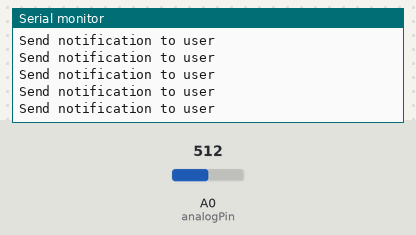
Recording of a sketch running on a simulated Arduino Uno, built with avr-gcc and run on an emulated ATmega328P. Parts: the last lines printed to the serial monitor. The test bench sets the inputs (shaded band); at power-on: A0 (analogPin) = 512.

Above: at 1.2 s.
1.3 s: A0 (analogPin) set to 488
At 1.31 s:
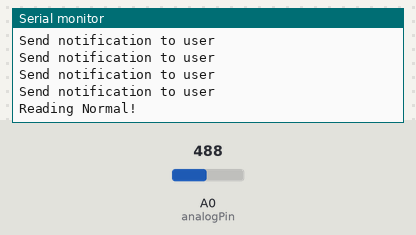
2.8 s: A0 (analogPin) set to 306
At 3.8 s:
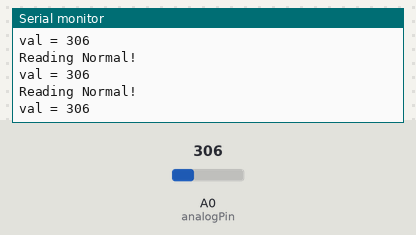

The sketch:

VapeAlertSensor.ino
```cpp
int analogPin = A0;
int val = 0;

void setup() {
  Serial.begin(9600);
}

void loop() {
  val = analogRead(analogPin);
  if (val > 500) {
    Serial.println("Send notification to user");
  }
  else {
    Serial.println("Reading Normal!");
    Serial.print("val = ");
    Serial.println(val);
  }
  delay(100);
}
```

Measured:
- the behaviour switches between 501 and 500 on A0 (analogPin) (found by bisection; images 0 and 1)
- after the input at 1.3 s, the serial monitor: prints a new line at once (image 1)
- after the input at 2.8 s, the serial monitor: prints a new line at once (image 2)
